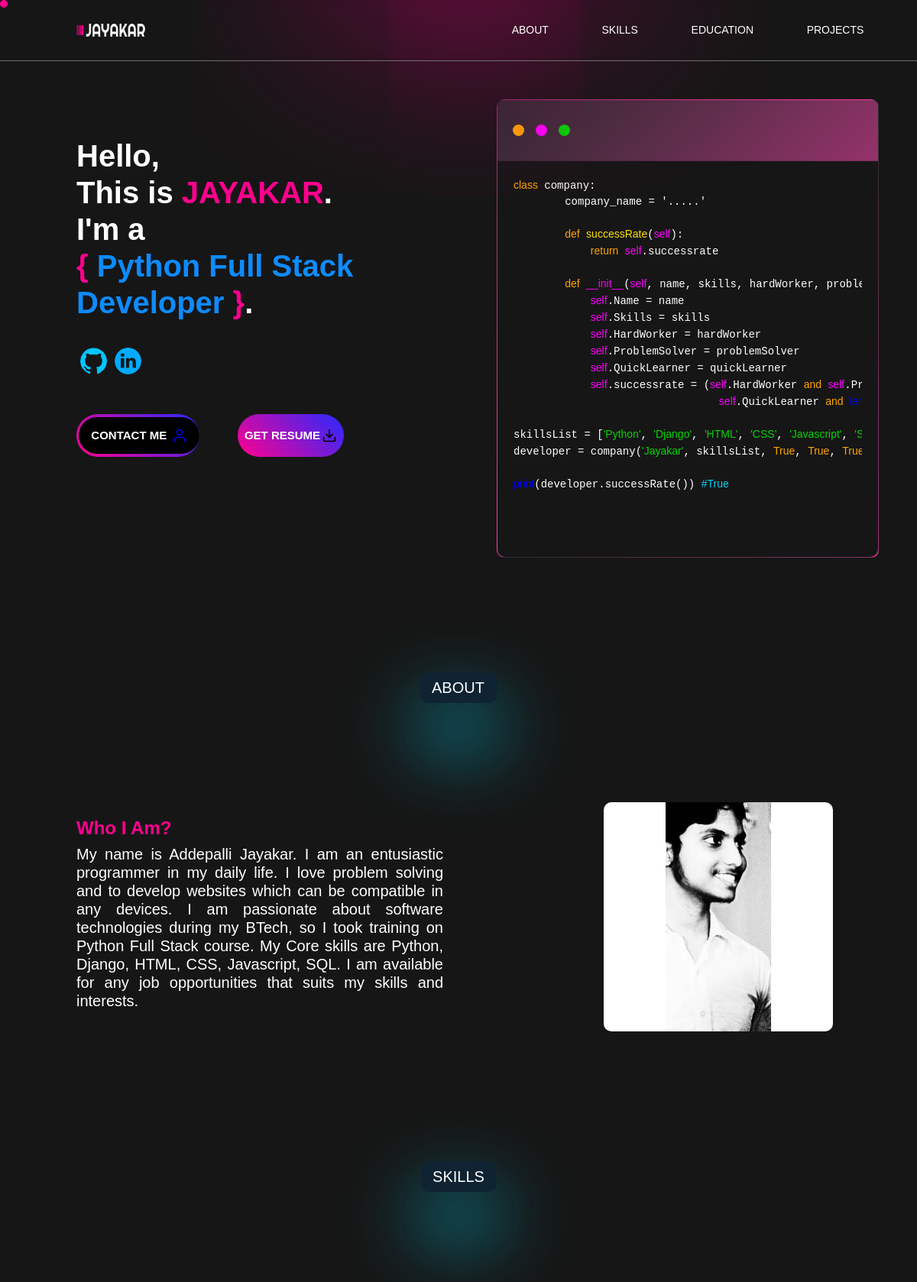
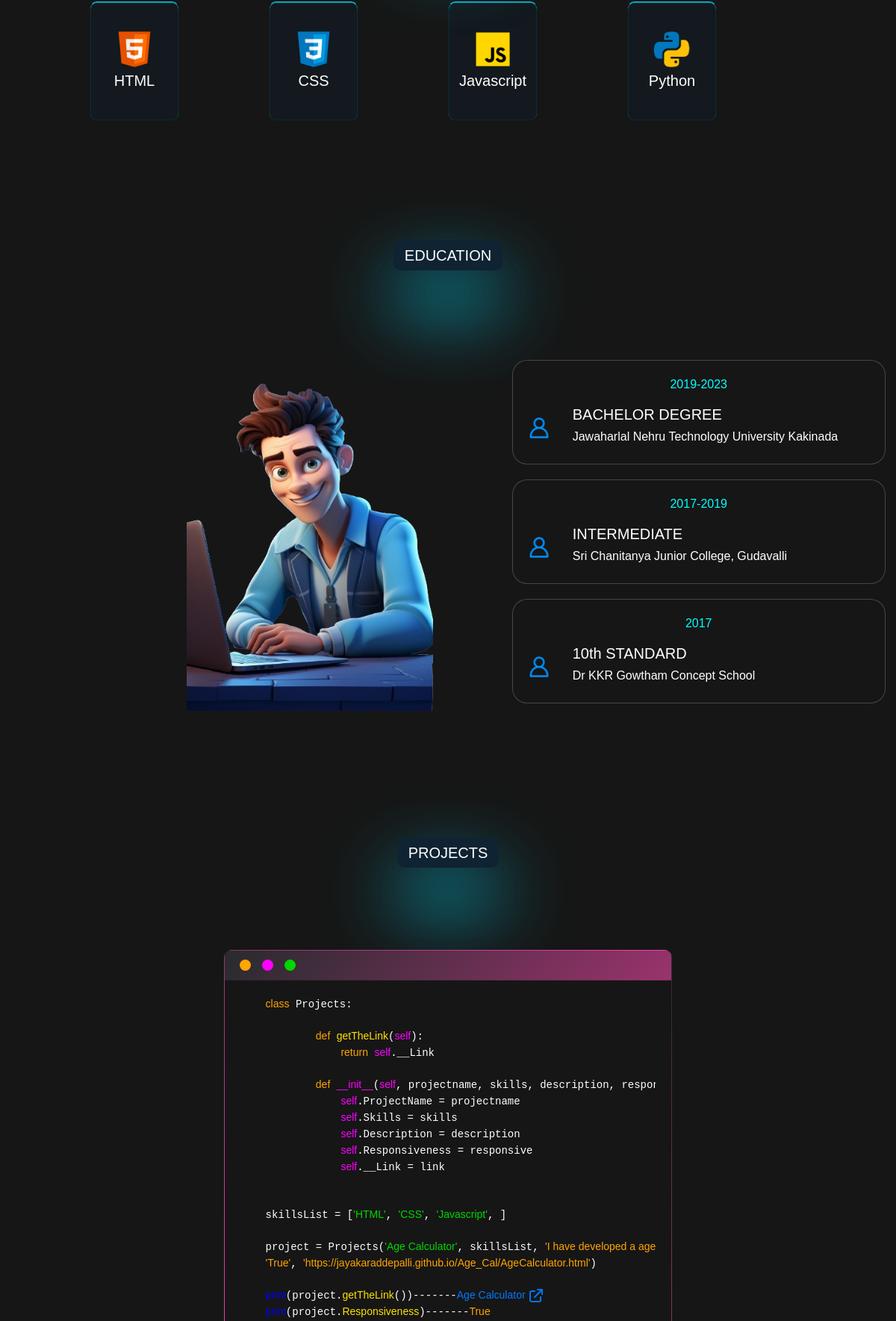
The app's page /APP/ (upper part) with its own data (2 pictures, top to bottom).
### APP/models.py (models this page shows)
class SkillsModel(models.Model):
    logo = models.ImageField(upload_to='skilllogos')
    skill1 = models.CharField(max_length=10)

class Projects(models.Model):
    ProjectName = models.CharField(max_length=20)
    Tools = models.ManyToManyField(SkillsModel)
    Description = models.TextField(max_length=2000)
    link = models.URLField(max_length=200, default='https://example.com', null=True)

### APP/views.py (the view, shortened to what this page needs)
# urls.py: path('', Home, name='home')
def Home(request):
    skills = SkillsModel.objects.all()
    projects = Projects.objects.all()
    return render(request,'Home.html', {'skills':skills,'projects':projects})

### template/Home.html (shortened to what this page needs)
{% load bootstrap4 %}
{% bootstrap_css %}
{% load static %}
<!DOCTYPE html>
<html lang="en">
<head>
</head>
<body>
    <header>
        <nav>
            <div>
                <img src="{% static 'jayakar-high-resolution-logo-transparent.png' %}" alt="">
            </div>
            <div>
                <a href="#about">ABOUT</a>
                <a href="#skills">SKILLS</a>
                <a href="#education">EDUCATION</a>
                <a href="#projects">PROJECTS</a>
                <div class="mouse-pointer"></div>
            </div>
        </nav>
    </header>
    <main>
        <section class="main-sec">
            <div>
                <h1>Hello,<br> This is <span style="color: var(--theme-color-patter); background-color: transparent;">JAYAKAR</span>. I'm a<br><span style="color: var(--theme-color-patter); background-color: transparent;">{</span> <span style="color: rgb(14, 139, 255); background-color: transparent;">Python Full Stack Developer</span> <span style="color: var(--theme-color-patter); background-color: transparent;">}</span>.</h1>
                <div class="socialmedia">
                    <a href="https://github.com/JayakarAddepalli" target="_blank" title="Github"> <img src="{% static 'github.png' %}" alt=""></a>
                    <a href="https://www.linkedin.com/in/addepallijayakar270602/" target="_blank" title="linkedin" ><img src="{% static 'linkedin.png' %}" alt=""></a>
                </div>
                <div class="contactbtn">
                    <button><a href="#contact" style="text-decoration: none;" class="buttonAchor">CONTACT ME <img src="{% static 'user.svg' %}" alt="" style="background-color: transparent; width: 20px; height: 20px;"></a></button>
                    <button><a id="resume" href="https://drive.google.com/file/d/1GN7tfI33m54o8zvkE7R_vIib1DiRVSpF/view?usp=sharing" target="_blank" style="color: white; text-decoration: none; background-color: transparent; width: 100%; height: 100%; display: flex; justify-content: space-evenly; align-items: center;">GET RESUME <img src="{% static 'download.svg' %}" alt="" style="background-color: transparent; width: 20px; height: 20px;"></a></button>
                </div>
            </div>
            <div class="card p-0 maincard h-75">
                <div class="card-header cardH  ">
                    <div class="mini-colors1"></div>
                    <div class="mini-colors2"></div>
                    <div class="mini-colors3"></div>
                </div>
                <div class="card-body">
                    <pre style="color: white; background-color: transparent;">
<span style="color: orange;">class</span> company:
        company_name = '.....'
        <span style="color: orange;">def</span> <span style="color: rgb(255, 225, 0);">successRate</span>(<span style="color: rgb(255, 0, 255);">self</span>):
            <span style="color: orange;">return</span> <span style="color: rgb(255, 0, 255);">self</span>.successrate
        <span style="color: orange;">def</span> <span style="color: rgb(255, 0, 255);">__init__</span>(<span style="color: rgb(255, 0, 255);">self</span>, name, skills, hardWorker, problemSolver, quickLearner):
            <span style="color: rgb(255, 0, 255);">self</span>.Name = name
            <span style="color: rgb(255, 0, 255);">self</span>.Skills = skills
            <span style="color: rgb(255, 0, 255);">self</span>.HardWorker = hardWorker
            <span style="color: rgb(255, 0, 255);">self</span>.ProblemSolver = problemSolver
            <span style="color: rgb(255, 0, 255);">self</span>.QuickLearner = quickLearner
            <span style="color: rgb(255, 0, 255);">self</span>.successrate = (<span style="color: rgb(255, 0, 255);">self</span>.HardWorker <span style="color: orange;">and</span> <span style="color: rgb(255, 0, 255);">self</span>.ProblemSolver <span style="color: orange;">and</span>
                                <span style="color: rgb(255, 0, 255);">self</span>.QuickLearner <span style="color: orange;">and</span> <span style="color: rgb(0, 0, 255);"></span>
skillsList = [<span style="color: rgb(0, 214, 0);">'Python'</span>, <span style="color: rgb(0, 214, 0);">'Django'</span>, <span style="color: rgb(0, 214, 0);">'HTML'</span>, <span style="color: rgb(0, 214, 0);">'CSS'</span>, <span style="color: rgb(0, 214, 0);">'Javascript'</span>, <span style="color: rgb(0, 214, 0);">'SQL'</span>]
developer = company(<span style="color: rgb(0, 214, 0);">'Jayakar'</span>, skillsList, <span style="color: orange;">True</span>, <span style="color: orange;">True</span>, <span style="color: orange;">True</span>)
<span style="color: rgb(0, 0, 255);">print</span>(developer.successRate()) <span style="color: #00d6f7;">#True</span>
                    </pre>
                </div>
            </div>
        </section>
        <section class="about-sec" id="about">
            <div class=" mx-auto about-title">
                ABOUT
            </div>
            <div>
                <h4>Who I Am?</h4>
                <h5>My name is Addepalli Jayakar. I am an entusiastic programmer in my daily life. I love problem solving and to develop websites which can be compatible in any devices. I am passionate about software technologies during my BTech, so I took training on Python Full Stack course. My Core skills are Python, Django, HTML, CSS, Javascript, SQL. I am available for any job opportunities that suits my skills and interests.</h5>
            </div>
            <div>
                <img src="{% static 'p.jpg' %}" alt="">
            </div>
        </section>
        <section class="marquee-block" id="skills">
            <div class="mx-auto skills-title">
                SKILLS
            </div>
            <div class="marquee">
                {% for i in skills %}
                    <div class="">
                        <img src='{{i.logo.url}}' alt="" style="background-color: transparent;">
                        <h5 style="text-align: center; background-color: transparent;">{{i.skill1}}</h5>
                    </div>
                {% endfor %}
            </div>
        </section>
        <section class="education-sec" id="education">
            <div class="mx-auto edu-title">
                EDUCATION
            </div>
            <div>
                <img src="{% static '3d.png' %}" alt="" class="dimage">
            </div>
            <div class="containers">
                <div>
                    <div>
                        <p>2019-2023</p>
                        <div>
                            <img src="{% static 'user.png' %}" alt="">
                            <div>
                                <h5>BACHELOR DEGREE</h5>
                                <h6>Jawaharlal Nehru Technology University Kakinada</h6>
                            </div>
                        </div>
                    </div>
                </div>
                <div>
                    <div>
                        <p>2017-2019</p>
                        <div>
                            <img src="{% static 'user.png' %}" alt="">
                            <div>
                                <h5>INTERMEDIATE</h5>
                                <h6>Sri Chanitanya Junior College, Gudavalli</h6>
                            </div>
                        </div>
                    </div>
                </div>
                <div>
                    <div>
                        <p>2017</p>
                        <div>
                            <img src="{% static 'user.png' %}" alt="">
                            <div>
                                <h5>10th STANDARD</h5>
                                <h6>Dr KKR Gowtham Concept School</h6>
                            </div>
                        </div>
                    </div>
                </div>
            </div>
        </section>
        <section class="projects" id="projects">
            <div class="mx-auto pro-title">
                PROJECTS
            </div>
            {% for i in projects %}
                <div class="card p-0 maincard2 h-75">
                    <div class="card-header cardH">
                        <div class="mini-colors1"></div>
                        <div class="mini-colors2"></div>
                        <div class="mini-colors3"></div>
                    </div>
                    <div class="card-body">
                        <pre style="color: white; background-color: transparent;">
    <span style="color: orange;">class</span> Projects:
            <span style="color: orange;">def</span> <span style="color: rgb(255, 225, 0);">getTheLink</span>(<span style="color: rgb(255, 0, 255);">self</span>):
                <span style="color: orange;">return</span> <span style="color: rgb(255, 0, 255);">self</span>.__Link
            <span style="color: orange;">def</span> <span style="color: rgb(255, 0, 255);">__init__</span>(<span style="color: rgb(255, 0, 255);">self</span>, projectname, skills, description, responsive, link):
                <span style="color: rgb(255, 0, 255);">self</span>.ProjectName = projectname
                <span style="color: rgb(255, 0, 255);">self</span>.Skills = skills
                <span style="color: rgb(255, 0, 255);">self</span>.Description = description
                <span style="color: rgb(255, 0, 255);">self</span>.Responsiveness = responsive
                <span style="color: rgb(255, 0, 255);">self</span>.__Link = link
    skillsList = [{% for skill in i.Tools.all %}<span style="color: rgb(0, 214, 0);">'{{ skill.skill1 }}'</span>, {% endfor %}]
    project = Projects(<span style="color: rgb(0, 214, 0);">'{{i.ProjectName}}'</span>, skillsList, <span style="color: orange;">'{{i.Description}}'</span>,
    <span style="color: orange;">'True'</span>, <span style="color: orange;">'{{i.link}}'</span>)
    <span style="color: rgb(0, 0, 255);">print</span>(project.<span style="color: rgb(255, 225, 0);">getTheLink</span>())-------<a href="{{i.link}}" target="_blank" >{{i.ProjectName}}<img src="{% static 'externalLink.png' %}" alt="" class="externalLink"></a>
    <span style="color: rgb(0, 0, 255);">print</span>(project.<span style="color: rgb(255, 225, 0);">Responsiveness</span>)-------<span style="color: orange;">True</span>
                        </pre>
                    </div>
                </div>
                <br>
            {% endfor %}
        </section>
    </main>
</body>
</html>

### records on screen
SkillsModel: logo (picture), skill1 "HTML"
SkillsModel: logo (picture), skill1 "CSS"
SkillsModel: logo (picture), skill1 "Javascript"
SkillsModel: logo (picture), skill1 "Python"
Projects: ProjectName "Age Calculator", Description "I have developed a age…", link "https://jayakaraddepalli.github.io/Age_Cal/AgeCalculator.html"
